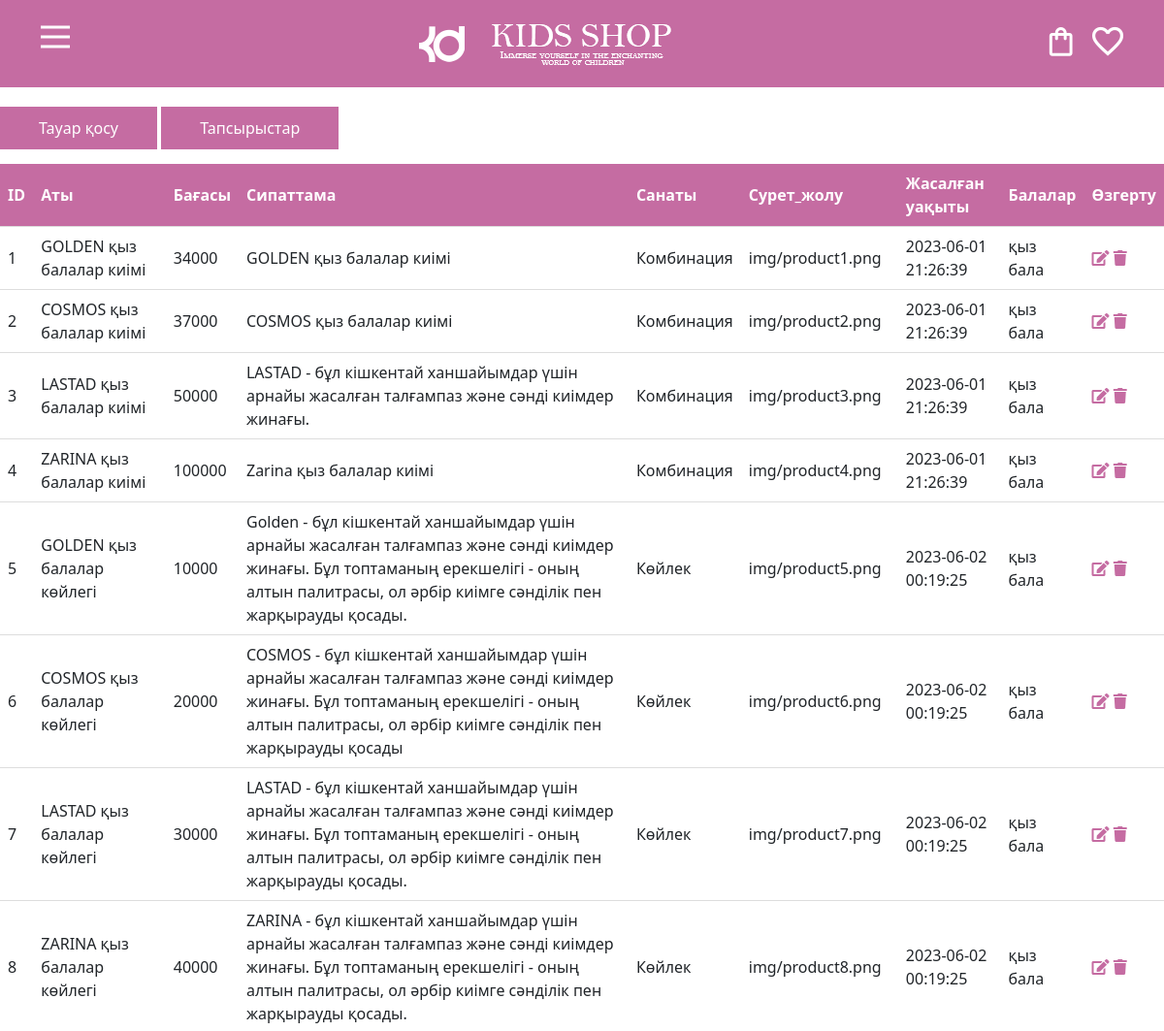
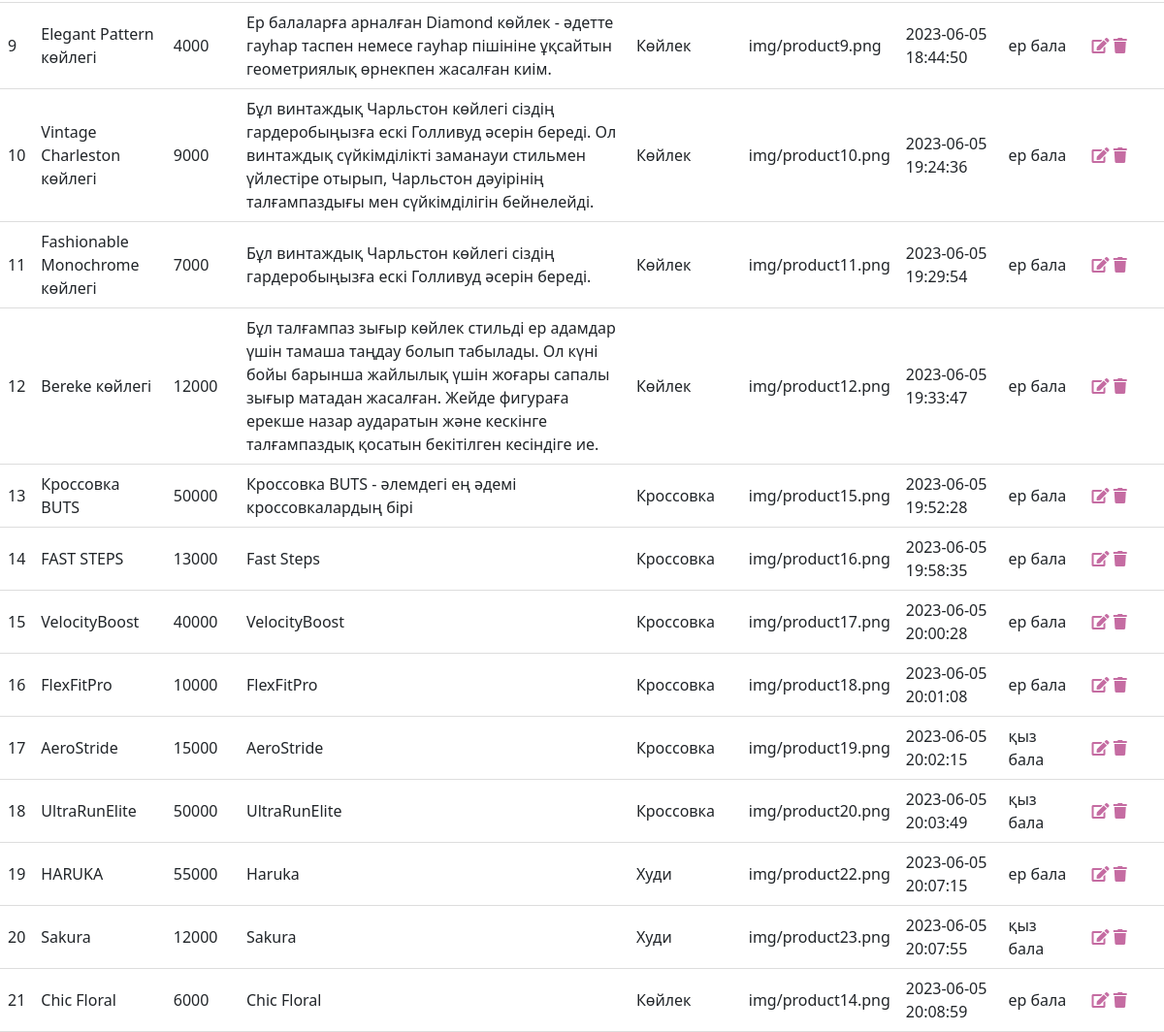
The app's page /admin.php with its own data (2 pictures, top to bottom).
### tables this page shows
CREATE TABLE `products` (
  `id` int(11) NOT NULL,
  `name` varchar(255) NOT NULL,
  `price` int(11) DEFAULT NULL,
  `description` text DEFAULT NULL,
  `category` varchar(100) DEFAULT NULL,
  `image_path` varchar(255) DEFAULT NULL,
  `created_at` timestamp NULL DEFAULT current_timestamp(),
  `children` varchar(10000) DEFAULT NULL
);

### admin.php (the view, shortened to what this page needs)
<!DOCTYPE html>
<html lang="en">
<head>
<link rel="stylesheet" href="https://cdnjs.cloudflare.com/ajax/libs/font-awesome/5.15.3/css/all.min.css">
    <link rel="stylesheet" href="https://cdnjs.cloudflare.com/ajax/libs/font-awesome/5.15.3/css/all.min.css" />
    <link rel="stylesheet" href="css/style.css">
</head>
<body>
<section class="section__navbar">
        <div class="container">
        <div class="navbar">
            <div class="dropdown">
                <button onclick="myFunction()" class="dropbtn">
                    <div class="menu-btn">
                        <span></span>
                        <span></span>
                        <span></span>
                    </div>
                </button>
            </div>
            <a href="#" class="logo">
				<img src="img/LOGO_NAME.png" alt="">
			</a>
            <ul class="icons">
                <li>
                    <a href="#">
                        <a href="/basket.php"><i class="icon-basket fs-30"></i></a>
                    </a>
                </li>
                <li>
                    <a href="/favorites.php"><i class="icon-favorite fs-30"></i></a>
                </li>
            </ul>
            </div>
        </div>
    </section>
    <button onclick="location.href='add.php'">Тауар қосу</button>
    <button onclick="location.href='allclients.php'">Тапсырыстар</button>
    <?php
    $servername = "127.0.0.1";
    $username = "root";
    $password = "root";
    $dbname = "kidsshop";
    $conn = new mysqli($servername, $username, $password, $dbname);
    $sql = "SELECT * FROM products";
    $result = $conn->query($sql);
    if ($result->num_rows > 0) {
    echo "<table>";
    echo "<tr>
    <th>ID</th>
    <th>Аты</th>
    <th>Бағасы</th>
    <th>Сипаттама</th>
    <th>Санаты</th>
    <th>Сурет_жолу</th>
    <th>Жасалған уақыты</th>
    <th>Балалар</th>
    <th>Өзгерту</th>
    </tr>";
    while ($row = $result->fetch_assoc()) {
    echo "<tr>";
    echo "<td>" . $row["id"] . "</td>";
    echo "<td>" . $row["name"] . "</td>";
    echo "<td>" . $row["price"] . "</td>";
    echo "<td>" . $row["description"] . "</td>";
    echo "<td>" . $row["category"] . "</td>";
    echo "<td>" . $row["image_path"] . "</td>";
    echo "<td>" . $row["created_at"] . "</td>";
    echo "<td>" . $row["children"] . "</td>";
    echo "<td><a href='edit.php?id=" . $row["id"] . "'><i class='fas fa-edit'></i></a>
    <a href='delete.php?id=" . $row["id"] . "'><i class='fas fa-trash'></i></a></td>";
    echo "</tr>";
    }
    echo "</table>";
    } else {
    echo "products кестесінде деректер жоқ.";
    }
    ?>
</body>
</html>

### css/style.css (style rules this page uses)
body { overflow-x: hidden; }
a { text-decoration: none; }
.fs-30 { font-size: 30px !important; color:white !important; }
.icon-favorite.fs-30:before { content: "\e902"; color: #ffffff !important; }
section.section__navbar { position: fixed; z-index: 99999999999999999; width: 100%; background: rgba(0, 0, 0, 0.3); }
.navbar .icons { position: relative; }
.navbar { display: flex; justify-content: space-between; align-items: center; height: 90px; }
.navbar ul { list-style: none; margin: 0; padding: 0; display: flex; gap: 20px; }
.navbar a { text-decoration: none; color: #333; transition: color 0.2s ease-in-out; }
.menu-btn { width: 30px; height: 30px; position: relative; z-index:2; overflow: hidden; }
.menu-btn span { width: 30px; height: 3px; position: absolute; top: 50%; left: 50%; transform: translate(-50%, -50%); background-color: #ffffff; transition: all 0.5s; }
.menu-btn span:nth-of-type(2) { top: calc(50% - 10px); }
.menu-btn span:nth-of-type(3) { top: calc(50% + 10px); }
.dropbtn { background-color: transparent; color: white; padding: 30px 0; font-size: 16px; border: none; cursor: pointer; }
.dropdown { position: relative; display: inline-block; }
.icon-favorite { font-size: 44px; }

### admin.php (style rules this page uses)
button { padding: 10px 40px; background-color:#c56ca2; color: white; border: none; margin-bottom: 15px; }
table { width: 100%; border-collapse: collapse; }
th, td { padding: 8px; text-align: left; border-bottom: 1px solid #ddd; }
th { background-color:#c56ca2; color: white; }
.fa, .fas { font-weight: 900; color:#c56ca2; }
section.section__navbar { position: relative; z-index: 99999999999999999; width: 100%; background-color:#c56ca2; margin-bottom: 20px; }

### records on screen
products: id "1", name "GOLDEN қыз балалар киімі", price "34000", description "GOLDEN қыз балалар киімі", category "Комбинация", image_path "img/product1.png", created_at "2023-06-01 21:26:39", children "қыз бала"
products: id "2", name "COSMOS қыз балалар киімі", price "37000", description "COSMOS қыз балалар киімі", category "Комбинация", image_path "img/product2.png", created_at "2023-06-01 21:26:39", children "қыз бала"
products: id "3", name "LASTAD қыз балалар киімі", price "50000", description "LASTAD - бұл кішкентай ханшайымдар үшін арнайы жасалған талғампаз және сәнді киімдер жинағы.", category "Комбинация", image_path "img/product3.png", created_at "2023-06-01 21:26:39", children "қыз бала"
products: id "4", name "ZARINA қыз балалар киімі", price "100000", description "Zarina қыз балалар киімі", category "Комбинация", image_path "img/product4.png", created_at "2023-06-01 21:26:39", children "қыз бала"
products: id "5", name "GOLDEN қыз балалар көйлегі", price "10000", description "Golden - бұл кішкентай ханшайымдар үшін арнайы жасалған талғампаз және сәнді киімдер жинағы. Бұл топтаманың ерекшелігі - оның алтын палитрасы, ол әрбір киімге сәнділік пен жарқырауды қосады.", category "Көйлек", image_path "img/product5.png", created_at "2023-06-02 00:19:25", children "қыз бала"
products: id "6", name "COSMOS қыз балалар көйлегі", price "20000", description "COSMOS - бұл кішкентай ханшайымдар үшін арнайы жасалған талғампаз және сәнді киімдер жинағы. Бұл топтаманың ерекшелігі - оның алтын палитрасы, ол әрбір киімге сәнділік пен жарқырауды қосады", category "Көйлек", image_path "img/product6.png", created_at "2023-06-02 00:19:25", children "қыз бала"
products: id "7", name "LASTAD қыз балалар көйлегі", price "30000", description "LASTAD - бұл кішкентай ханшайымдар үшін арнайы жасалған талғампаз және сәнді киімдер жинағы. Бұл топтаманың ерекшелігі - оның алтын палитрасы, ол әрбір киімге сәнділік пен жарқырауды қосады.", category "Көйлек", image_path "img/product7.png", created_at "2023-06-02 00:19:25", children "қыз бала"
products: id "8", name "ZARINA қыз балалар көйлегі", price "40000", description "ZARINA - бұл кішкентай ханшайымдар үшін арнайы жасалған талғампаз және сәнді киімдер жинағы. Бұл топтаманың ерекшелігі - оның алтын палитрасы, ол әрбір киімге сәнділік пен жарқырауды қосады.", category "Көйлек", image_path "img/product8.png", created_at "2023-06-02 00:19:25", children "қыз бала"
products: id "9", name "Elegant Pattern көйлегі", price "4000", description "Ер балаларға арналған Diamond көйлек - әдетте гауһар таспен немесе гауһар пішініне ұқсайтын геометриялық өрнекпен жасалған киім.", category "Көйлек", image_path "img/product9.png", created_at "2023-06-05 18:44:50", children "ер бала"
products: id "10", name "Vintage Charleston көйлегі", price "9000", description "Бұл винтаждық Чарльстон көйлегі сіздің гардеробыңызға ескі Голливуд әсерін береді. Ол винтаждық сүйкімділікті заманауи стильмен үйлестіре отырып, Чарльстон дәуірінің талғампаздығы мен сүйкімділігін бейнелейді.", category "Көйлек", image_path "img/product10.png", created_at "2023-06-05 19:24:36", children "ер бала"
products: id "11", name "Fashionable Monochrome көйлегі", price "7000", description "Бұл винтаждық Чарльстон көйлегі сіздің гардеробыңызға ескі Голливуд әсерін береді.", category "Көйлек", image_path "img/product11.png", created_at "2023-06-05 19:29:54", children "ер бала"
products: id "12", name "Bereke көйлегі", price "12000", description "Бұл талғампаз зығыр көйлек стильді ер адамдар үшін тамаша таңдау болып табылады. Ол күні бойы барынша жайлылық үшін жоғары сапалы зығыр матадан жасалған. Жейде фигураға ерекше назар аударатын және кескінге талғампаздық қосатын бекітілген кесіндіге ие.", category "Көйлек", image_path "img/product12.png", created_at "2023-06-05 19:33:47", children "ер бала"
products: id "13", name "Кроссовка BUTS", price "50000", description "Кроссовка BUTS - әлемдегі ең әдемі кроссовкалардың бірі", category "Кроссовка", image_path "img/product15.png", created_at "2023-06-05 19:52:28", children "ер бала"
products: id "14", name "FAST STEPS", price "13000", description "Fast Steps", category "Кроссовка", image_path "img/product16.png", created_at "2023-06-05 19:58:35", children "ер бала"
products: id "15", name "VelocityBoost", price "40000", description "VelocityBoost", category "Кроссовка", image_path "img/product17.png", created_at "2023-06-05 20:00:28", children "ер бала"
products: id "16", name "FlexFitPro", price "10000", description "FlexFitPro", category "Кроссовка", image_path "img/product18.png", created_at "2023-06-05 20:01:08", children "ер бала"
products: id "17", name "AeroStride", price "15000", description "AeroStride", category "Кроссовка", image_path "img/product19.png", created_at "2023-06-05 20:02:15", children "қыз бала"
products: id "18", name "UltraRunElite", price "50000", description "UltraRunElite", category "Кроссовка", image_path "img/product20.png", created_at "2023-06-05 20:03:49", children "қыз бала"
products: id "19", name "HARUKA", price "55000", description "Haruka", category "Худи", image_path "img/product22.png", created_at "2023-06-05 20:07:15", children "ер бала"
products: id "20", name "Sakura", price "12000", description "Sakura", category "Худи", image_path "img/product23.png", created_at "2023-06-05 20:07:55", children "қыз бала"
products: id "21", name "Chic Floral", price "6000", description "Chic Floral", category "Көйлек", image_path "img/product14.png", created_at "2023-06-05 20:08:59", children "ер бала"
